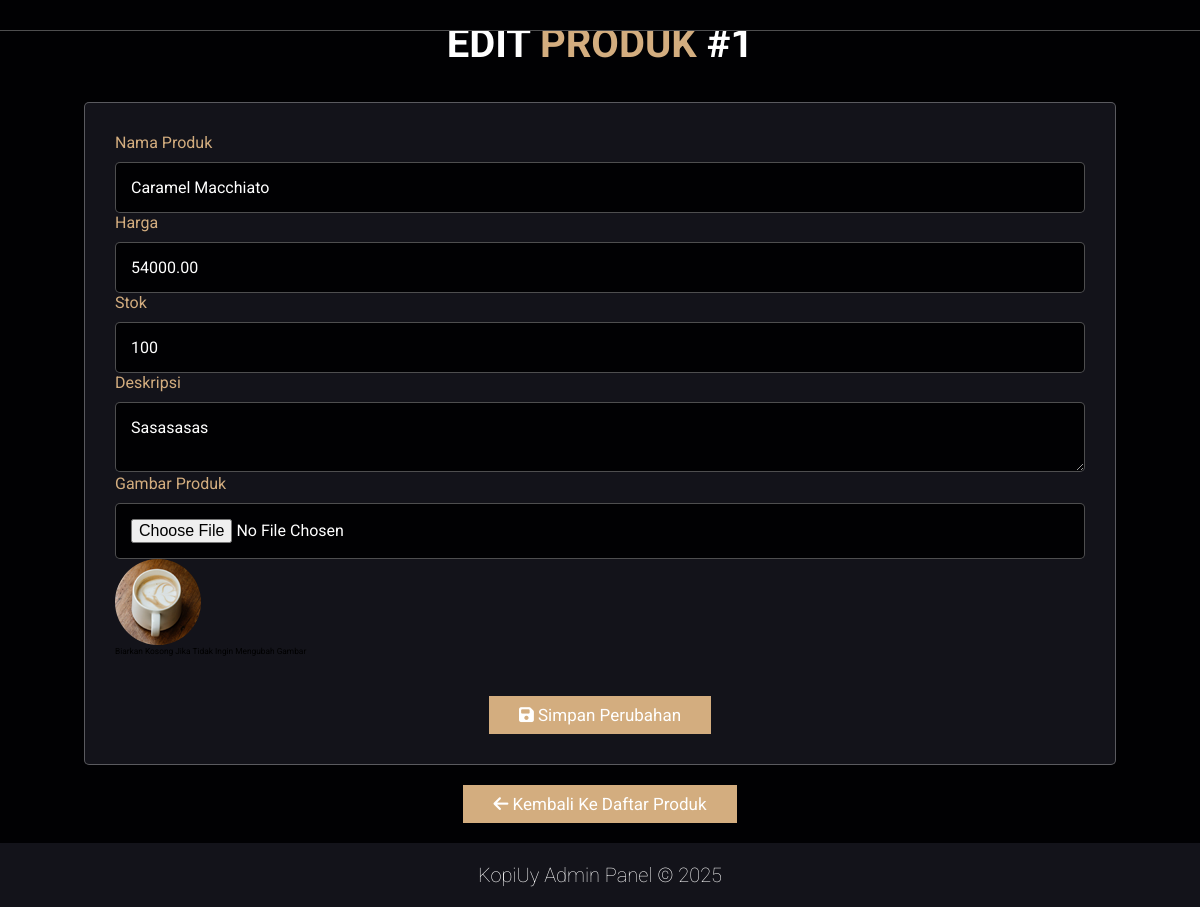
The app's page /admin/product_edit.php?id=1 (signed in) with its own data.
### tables this page shows
CREATE TABLE `products` (
  `id` int NOT NULL,
  `name` varchar(255) NOT NULL,
  `price` decimal(10,2) NOT NULL,
  `image` varchar(255) DEFAULT NULL,
  `stock` int NOT NULL DEFAULT '0',
  `description` text,
  `created_at` timestamp NULL DEFAULT CURRENT_TIMESTAMP
);

### admin/product_edit.php (the view, shortened to what this page needs)
<?php
$product_id = isset($_GET['id']) ? (int)$_GET['id'] : 0;
try {
    $pdo = Database::getInstance()->getConnection();
    $stmt = $pdo->prepare("SELECT * FROM products WHERE id = :id");
    $stmt->bindParam(':id', $product_id, PDO::PARAM_INT);
    $stmt->execute();
    $product = $stmt->fetch(PDO::FETCH_ASSOC);
} catch (Exception $e) {
    $notification = [
        'type' => 'error',
        'message' => $e->getMessage()
    ];
}
?>
<!DOCTYPE html>
<html lang="en">
<head>
    <link rel="stylesheet" href="../css/style.css">
    <link rel="stylesheet" href="https://cdnjs.cloudflare.com/ajax/libs/font-awesome/6.4.0/css/all.min.css">
</head>
<body>
    <header class="header">
    </header>
    <section class="order-edit-container">
        <h1 class="heading">Edit <span>Produk</span> #<?= $product_id ?></h1>
        <form action="" method="POST" class="edit-form" enctype="multipart/form-data" id="product-form">
            <div class="form-group">
                <label for="name" class="form-label">Nama Produk</label>
                <input type="text" id="name" name="name" class="form-control"
                       value="<?= htmlspecialchars($product['name']) ?>" required>
            </div>
            <div class="form-group">
                <label for="price" class="form-label">Harga</label>
                <input type="number" id="price" name="price" class="form-control"
                       value="<?= htmlspecialchars($product['price']) ?>" min="0" required>
            </div>
            <div class="form-group">
                <label for="stock" class="form-label">Stok</label>
                <input type="number" id="stock" name="stock" class="form-control"
                       value="<?= htmlspecialchars($product['stock']) ?>" min="0" required>
            </div>
            <div class="form-group">
                <label for="description" class="form-label">Deskripsi</label>
                <textarea name="description" id="description" class="form-control"><?= isset($product['description']) ? htmlspecialchars($product['description']) : '' ?></textarea>
            </div>
            <div class="form-group">
                <label for="image" class="form-label">Gambar Produk</label>
                <input type="file" id="image" name="image" class="form-control" accept="image/*">
                <img id="imagePreview" class="image-preview"
                     src="../images/<?= htmlspecialchars($product['image']) ?>"
                     alt="Preview Gambar" style="display: block;">
                <small>Biarkan kosong jika tidak ingin mengubah gambar</small>
            </div>
            <div class="form-group" style="text-align: center; margin-top: 3rem;">
                <button type="submit" class="btn btn-primary">
                    <i class="fas fa-save"></i> Simpan Perubahan
                </button>
            </div>
        </form>
        <div style="text-align: center; margin-top: 1rem;">
            <a href="products.php" class="btn btn-secondary">
                <i class="fas fa-arrow-left"></i> Kembali ke Daftar Produk
            </a>
        </div>
    </section>
    <section class="footer">
        <div class="credit">
            <p>KopiUy Admin Panel &copy; <?= date('Y') ?></p>
        </div>
    </section>
</body>
</html>

### css/style.css (style rules this page uses)
:root { --main-color:#d3ad7f; --black:#13131a; --white:#ffffff; --red:#ff0000; --bg:#010103; --border:.1rem solid rgba(255,255,255,.3); }
* { font-family: 'Roboto', sans-serif; margin:0; padding:0; box-sizing: border-box; outline: none; border:none; text-decoration: none; text-transform: capitalize; transition: .2s linear; }
html { font-size: 62.5%; overflow-x: hidden; scroll-padding-top: 9rem; scroll-behavior: smooth; }
body { background: var(--bg); }
section { padding:2rem 7%; }
.heading { text-align: center; color:#fff; text-transform: uppercase; padding-bottom: 3.5rem; font-size: 4rem; }
.heading span { color:var(--main-color); text-transform: uppercase; }
.btn { margin-top: 1rem; display: inline-block; padding:.9rem 3rem; font-size: 1.7rem; color:#fff; background: var(--main-color); cursor: pointer; }
.header { background: var(--bg); display: flex; align-items: center; justify-content: space-between; padding:1.5rem 7%; border-bottom: var(--border); position: fixed; top:0; left: 0; right: 0; z-index: 1000; }
.footer { background:var(--black); text-align: center; }
.footer .credit { color:#fff; font-weight: lighter; font-size: 2rem; }
.edit-form { background: var(--black); border: var(--border); border-radius: .5rem; padding: 3rem; }
.edit-form label { display: block; font-size: 1.6rem; color: var(--main-color); margin-bottom: 1rem; }
.edit-form input, .edit-form textarea, .edit-form select { width: 100%; padding: 1.5rem; font-size: 1.6rem; color: var(--white); background: var(--bg); border: var(--border); border-radius: .5rem; }

### records on screen
products: name "Caramel Macchiato", price "54000.00", stock "100", description "sasasasas", image (picture)

### other values on screen
$product_id "1"
